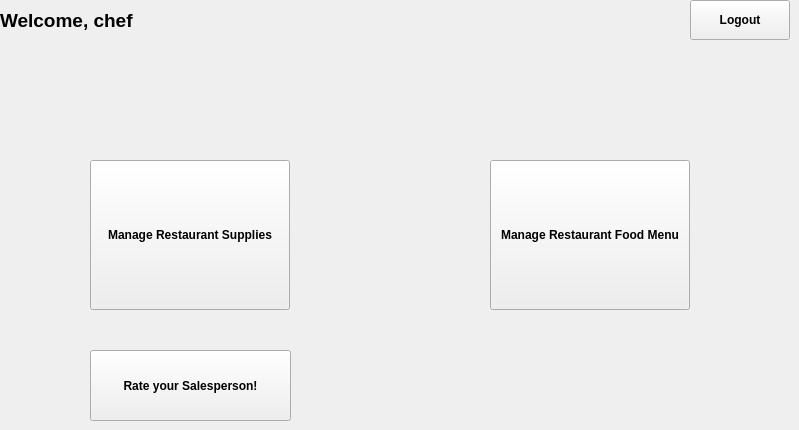
    <widget class="QWidget" name="page">
     <widget class="QLabel" name="welcomeLabel">
      <property name="geometry">
       <rect>
        <x>0</x>
        <y>0</y>
        <width>350</width>
        <height>40</height>
       </rect>
      </property>
      <property name="font">
       <font>
        <pointsize>14</pointsize>
        <weight>75</weight>
        <bold>true</bold>
       </font>
      </property>
      <property name="text">
       <string>Welcome, chef</string>
      </property>
     </widget>
     <widget class="QPushButton" name="logoutButton">
      <property name="geometry">
       <rect>
        <x>690</x>
        <y>0</y>
        <width>100</width>
        <height>40</height>
       </rect>
      </property>
      <property name="font">
       <font>
        <weight>75</weight>
        <bold>true</bold>
       </font>
      </property>
      <property name="text">
       <string>Logout</string>
      </property>
     </widget>
     <widget class="QPushButton" name="managesuppliesButton">
      <property name="geometry">
       <rect>
        <x>90</x>
        <y>160</y>
        <width>200</width>
        <height>150</height>
       </rect>
      </property>
      <property name="font">
       <font>
        <weight>75</weight>
        <bold>true</bold>
       </font>
      </property>
      <property name="text">
       <string>Manage Restaurant Supplies</string>
      </property>
     </widget>
     <widget class="QPushButton" name="managemenuButton">
      <property name="geometry">
       <rect>
        <x>490</x>
        <y>160</y>
        <width>200</width>
        <height>150</height>
       </rect>
      </property>
      <property name="font">
       <font>
        <weight>75</weight>
        <bold>true</bold>
       </font>
      </property>
      <property name="text">
       <string>Manage Restaurant Food Menu</string>
      </property>
     </widget>
     <widget class="QPushButton" name="pushButton">
      <property name="geometry">
       <rect>
        <x>90</x>
        <y>350</y>
        <width>201</width>
        <height>71</height>
       </rect>
      </property>
      <property name="font">
       <font>
        <weight>75</weight>
        <bold>true</bold>
       </font>
      </property>
      <property name="text">
       <string>Rate your Salesperson!</string>
      </property>
     </widget>
    </widget>
